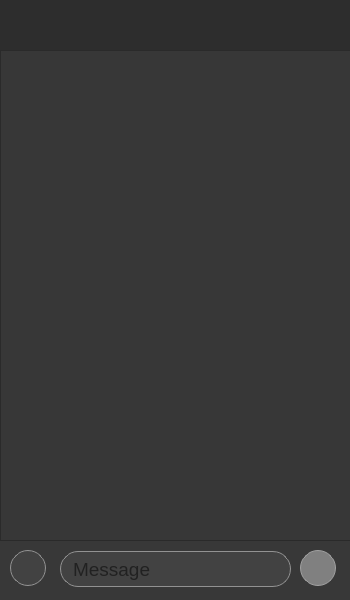
<?xml version="1.0" encoding="UTF-8"?>
<ui version="4.0">
 <class>ChatUI</class>
 <widget class="QWidget" name="ChatUI">
  <property name="geometry">
   <rect>
    <x>0</x>
    <y>0</y>
    <width>350</width>
    <height>600</height>
   </rect>
  </property>
  <property name="windowTitle">
   <string>Form</string>
  </property>
  <property name="styleSheet">
   <string notr="true">background-color:rgb(55, 55, 55);</string>
  </property>
  <widget class="QWidget" name="widget" native="true">
   <property name="geometry">
    <rect>
     <x>0</x>
     <y>0</y>
     <width>350</width>
     <height>50</height>
    </rect>
   </property>
   <property name="styleSheet">
    <string notr="true">background-color:rgb(45, 45, 45);
border:none;</string>
   </property>
  </widget>
  <widget class="QWidget" name="widget_2" native="true">
   <property name="geometry">
    <rect>
     <x>0</x>
     <y>540</y>
     <width>350</width>
     <height>60</height>
    </rect>
   </property>
   <property name="styleSheet">
    <string notr="true">background-color:rgb(56, 56, 56);
border:none;</string>
   </property>
   <widget class="QLineEdit" name="lineEdit">
    <property name="geometry">
     <rect>
      <x>60</x>
      <y>11</y>
      <width>231</width>
      <height>36</height>
     </rect>
    </property>
    <property name="font">
     <font>
      <pointsize>14</pointsize>
     </font>
    </property>
    <property name="styleSheet">
     <string notr="true">background-color:rgb(66, 66, 66);
border:1px solid rgb(146, 146, 146);
border-radius:18px;
padding-left:10px;</string>
    </property>
    <property name="placeholderText">
     <string>Message</string>
    </property>
   </widget>
   <widget class="QPushButton" name="pushButton">
    <property name="geometry">
     <rect>
      <x>300</x>
      <y>10</y>
      <width>36</width>
      <height>36</height>
     </rect>
    </property>
    <property name="styleSheet">
     <string notr="true">background-color:gray;
border:1px solid rgb(160, 160, 160);
border-radius:18px;</string>
    </property>
    <property name="text">
     <string/>
    </property>
   </widget>
   <widget class="Line" name="line">
    <property name="geometry">
     <rect>
      <x>0</x>
      <y>0</y>
      <width>350</width>
      <height>1</height>
     </rect>
    </property>
    <property name="styleSheet">
     <string notr="true">background-color:white;</string>
    </property>
    <property name="orientation">
     <enum>Qt::Orientation::Horizontal</enum>
    </property>
   </widget>
   <widget class="QPushButton" name="pushButton_2">
    <property name="geometry">
     <rect>
      <x>10</x>
      <y>10</y>
      <width>36</width>
      <height>36</height>
     </rect>
    </property>
    <property name="styleSheet">
     <string notr="true">background-color:rgb(66, 66, 66);
border:1px solid rgb(146, 146, 146);
border-radius:18px;</string>
    </property>
    <property name="text">
     <string/>
    </property>
   </widget>
  </widget>
  <widget class="QScrollArea" name="scrollArea">
   <property name="geometry">
    <rect>
     <x>0</x>
     <y>50</y>
     <width>351</width>
     <height>491</height>
    </rect>
   </property>
   <property name="widgetResizable">
    <bool>true</bool>
   </property>
   <widget class="QWidget" name="scrollAreaWidgetContents">
    <property name="geometry">
     <rect>
      <x>0</x>
      <y>0</y>
      <width>349</width>
      <height>489</height>
     </rect>
    </property>
   </widget>
  </widget>
 </widget>
 <resources/>
 <connections/>
</ui>
